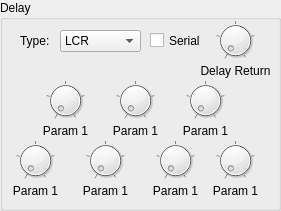
         <widget class="QGroupBox" name="groupBox_6">
          <property name="geometry">
           <rect>
            <x>360</x>
            <y>50</y>
            <width>281</width>
            <height>211</height>
           </rect>
          </property>
          <property name="title">
           <string>Delay</string>
          </property>
          <widget class="DialKnob" name="dlyParam4">
           <property name="geometry">
            <rect>
             <x>10</x>
             <y>140</y>
             <width>51</width>
             <height>41</height>
            </rect>
           </property>
           <property name="sizePolicy">
            <sizepolicy hsizetype="Fixed" vsizetype="Fixed">
             <horstretch>0</horstretch>
             <verstretch>0</verstretch>
            </sizepolicy>
           </property>
           <property name="minimumSize">
            <size>
             <width>0</width>
             <height>0</height>
            </size>
           </property>
           <property name="maximumSize">
            <size>
             <width>16777215</width>
             <height>16777215</height>
            </size>
           </property>
           <property name="maximum">
            <number>32</number>
           </property>
           <property name="notchTarget">
            <double>8.000000000000000</double>
           </property>
           <property name="notchesVisible">
            <bool>true</bool>
           </property>
          </widget>
          <widget class="QLabel" name="dlyLabel6">
           <property name="geometry">
            <rect>
             <x>140</x>
             <y>180</y>
             <width>71</width>
             <height>21</height>
            </rect>
           </property>
           <property name="text">
            <string>Param 1</string>
           </property>
           <property name="alignment">
            <set>Qt::AlignCenter</set>
           </property>
          </widget>
          <widget class="DialKnob" name="dlyParam1">
           <property name="geometry">
            <rect>
             <x>40</x>
             <y>80</y>
             <width>51</width>
             <height>41</height>
            </rect>
           </property>
           <property name="sizePolicy">
            <sizepolicy hsizetype="Fixed" vsizetype="Fixed">
             <horstretch>0</horstretch>
             <verstretch>0</verstretch>
            </sizepolicy>
           </property>
           <property name="minimumSize">
            <size>
             <width>0</width>
             <height>0</height>
            </size>
           </property>
           <property name="maximumSize">
            <size>
             <width>16777215</width>
             <height>16777215</height>
            </size>
           </property>
           <property name="maximum">
            <number>32</number>
           </property>
           <property name="notchTarget">
            <double>8.000000000000000</double>
           </property>
           <property name="notchesVisible">
            <bool>true</bool>
           </property>
          </widget>
          <widget class="QLabel" name="dlyLabel7">
           <property name="geometry">
            <rect>
             <x>200</x>
             <y>180</y>
             <width>71</width>
             <height>21</height>
            </rect>
           </property>
           <property name="text">
            <string>Param 1</string>
           </property>
           <property name="alignment">
            <set>Qt::AlignCenter</set>
           </property>
          </widget>
          <widget class="QLabel" name="dlyLabel5">
           <property name="geometry">
            <rect>
             <x>60</x>
             <y>180</y>
             <width>91</width>
             <height>21</height>
            </rect>
           </property>
           <property name="text">
            <string>Param 1</string>
           </property>
           <property name="alignment">
            <set>Qt::AlignCenter</set>
           </property>
          </widget>
          <widget class="DialKnob" name="dlyReturn">
           <property name="geometry">
            <rect>
             <x>200</x>
             <y>20</y>
             <width>71</width>
             <height>41</height>
            </rect>
           </property>
           <property name="sizePolicy">
            <sizepolicy hsizetype="Fixed" vsizetype="Fixed">
             <horstretch>0</horstretch>
             <verstretch>0</verstretch>
            </sizepolicy>
           </property>
           <property name="minimumSize">
            <size>
             <width>0</width>
             <height>0</height>
            </size>
           </property>
           <property name="maximumSize">
            <size>
             <width>16777215</width>
             <height>16777215</height>
            </size>
           </property>
           <property name="maximum">
            <number>32</number>
           </property>
           <property name="notchTarget">
            <double>8.000000000000000</double>
           </property>
           <property name="notchesVisible">
            <bool>true</bool>
           </property>
          </widget>
          <widget class="QLabel" name="dlyLabel1">
           <property name="geometry">
            <rect>
             <x>30</x>
             <y>120</y>
             <width>71</width>
             <height>21</height>
            </rect>
           </property>
           <property name="text">
            <string>Param 1</string>
           </property>
           <property name="alignment">
            <set>Qt::AlignCenter</set>
           </property>
          </widget>
          <widget class="QLabel" name="dlyLabel3">
           <property name="geometry">
            <rect>
             <x>170</x>
             <y>120</y>
             <width>71</width>
             <height>21</height>
            </rect>
           </property>
           <property name="text">
            <string>Param 1</string>
           </property>
           <property name="alignment">
            <set>Qt::AlignCenter</set>
           </property>
          </widget>
          <widget class="DialKnob" name="dlyParam6">
           <property name="geometry">
            <rect>
             <x>150</x>
             <y>140</y>
             <width>51</width>
             <height>41</height>
            </rect>
           </property>
           <property name="sizePolicy">
            <sizepolicy hsizetype="Fixed" vsizetype="Fixed">
             <horstretch>0</horstretch>
             <verstretch>0</verstretch>
            </sizepolicy>
           </property>
           <property name="minimumSize">
            <size>
             <width>0</width>
             <height>0</height>
            </size>
           </property>
           <property name="maximumSize">
            <size>
             <width>16777215</width>
             <height>16777215</height>
            </size>
           </property>
           <property name="maximum">
            <number>32</number>
           </property>
           <property name="notchTarget">
            <double>8.000000000000000</double>
           </property>
           <property name="notchesVisible">
            <bool>true</bool>
           </property>
          </widget>
          <widget class="DialKnob" name="dlyParam2">
           <property name="geometry">
            <rect>
             <x>110</x>
             <y>80</y>
             <width>51</width>
             <height>41</height>
            </rect>
           </property>
           <property name="sizePolicy">
            <sizepolicy hsizetype="Fixed" vsizetype="Fixed">
             <horstretch>0</horstretch>
             <verstretch>0</verstretch>
            </sizepolicy>
           </property>
           <property name="minimumSize">
            <size>
             <width>0</width>
             <height>0</height>
            </size>
           </property>
           <property name="maximumSize">
            <size>
             <width>16777215</width>
             <height>16777215</height>
            </size>
           </property>
           <property name="maximum">
            <number>32</number>
           </property>
           <property name="notchTarget">
            <double>8.000000000000000</double>
           </property>
           <property name="notchesVisible">
            <bool>true</bool>
           </property>
          </widget>
          <widget class="DialKnob" name="dlyParam5">
           <property name="geometry">
            <rect>
             <x>80</x>
             <y>140</y>
             <width>51</width>
             <height>41</height>
            </rect>
           </property>
           <property name="sizePolicy">
            <sizepolicy hsizetype="Fixed" vsizetype="Fixed">
             <horstretch>0</horstretch>
             <verstretch>0</verstretch>
            </sizepolicy>
           </property>
           <property name="minimumSize">
            <size>
             <width>0</width>
             <height>0</height>
            </size>
           </property>
           <property name="maximumSize">
            <size>
             <width>16777215</width>
             <height>16777215</height>
            </size>
           </property>
           <property name="maximum">
            <number>32</number>
           </property>
           <property name="notchTarget">
            <double>8.000000000000000</double>
           </property>
           <property name="notchesVisible">
            <bool>true</bool>
           </property>
          </widget>
          <widget class="DialKnob" name="dlyParam3">
           <property name="geometry">
            <rect>
             <x>180</x>
             <y>80</y>
             <width>51</width>
             <height>41</height>
            </rect>
           </property>
           <property name="sizePolicy">
            <sizepolicy hsizetype="Fixed" vsizetype="Fixed">
             <horstretch>0</horstretch>
             <verstretch>0</verstretch>
            </sizepolicy>
           </property>
           <property name="minimumSize">
            <size>
             <width>0</width>
             <height>0</height>
            </size>
           </property>
           <property name="maximumSize">
            <size>
             <width>16777215</width>
             <height>16777215</height>
            </size>
           </property>
           <property name="maximum">
            <number>32</number>
           </property>
           <property name="notchTarget">
            <double>8.000000000000000</double>
           </property>
           <property name="notchesVisible">
            <bool>true</bool>
           </property>
          </widget>
          <widget class="DialKnob" name="dlyParam7">
           <property name="geometry">
            <rect>
             <x>210</x>
             <y>140</y>
             <width>51</width>
             <height>41</height>
            </rect>
           </property>
           <property name="sizePolicy">
            <sizepolicy hsizetype="Fixed" vsizetype="Fixed">
             <horstretch>0</horstretch>
             <verstretch>0</verstretch>
            </sizepolicy>
           </property>
           <property name="minimumSize">
            <size>
             <width>0</width>
             <height>0</height>
            </size>
           </property>
           <property name="maximumSize">
            <size>
             <width>16777215</width>
             <height>16777215</height>
            </size>
           </property>
           <property name="maximum">
            <number>32</number>
           </property>
           <property name="notchTarget">
            <double>8.000000000000000</double>
           </property>
           <property name="notchesVisible">
            <bool>true</bool>
           </property>
          </widget>
          <widget class="QLabel" name="dlyLabel4">
           <property name="geometry">
            <rect>
             <x>0</x>
             <y>180</y>
             <width>71</width>
             <height>21</height>
            </rect>
           </property>
           <property name="text">
            <string>Param 1</string>
           </property>
           <property name="alignment">
            <set>Qt::AlignCenter</set>
           </property>
          </widget>
          <widget class="QLabel" name="label_47">
           <property name="geometry">
            <rect>
             <x>20</x>
             <y>30</y>
             <width>49</width>
             <height>21</height>
            </rect>
           </property>
           <property name="text">
            <string>Type:</string>
           </property>
          </widget>
          <widget class="QLabel" name="label_48">
           <property name="geometry">
            <rect>
             <x>200</x>
             <y>60</y>
             <width>71</width>
             <height>21</height>
            </rect>
           </property>
           <property name="text">
            <string>Delay Return</string>
           </property>
           <property name="alignment">
            <set>Qt::AlignCenter</set>
           </property>
          </widget>
          <widget class="QLabel" name="dlyLabel2">
           <property name="geometry">
            <rect>
             <x>100</x>
             <y>120</y>
             <width>71</width>
             <height>21</height>
            </rect>
           </property>
           <property name="text">
            <string>Param 1</string>
           </property>
           <property name="alignment">
            <set>Qt::AlignCenter</set>
           </property>
          </widget>
          <widget class="ComboPicker" name="delayType">
           <property name="geometry">
            <rect>
             <x>60</x>
             <y>30</y>
             <width>81</width>
             <height>22</height>
            </rect>
           </property>
           <item>
            <property name="text">
             <string>LCR</string>
            </property>
           </item>
           <item>
            <property name="text">
             <string>Left-Right</string>
            </property>
           </item>
           <item>
            <property name="text">
             <string>Echo</string>
            </property>
           </item>
           <item>
            <property name="text">
             <string>Cross Delay</string>
            </property>
           </item>
           <item>
            <property name="text">
             <string>Tempo Delay</string>
            </property>
           </item>
          </widget>
          <widget class="CheckBox" name="DlyRevConnection">
           <property name="geometry">
            <rect>
             <x>150</x>
             <y>30</y>
             <width>61</width>
             <height>21</height>
            </rect>
           </property>
           <property name="text">
            <string>Serial</string>
           </property>
          </widget>
         </widget>
